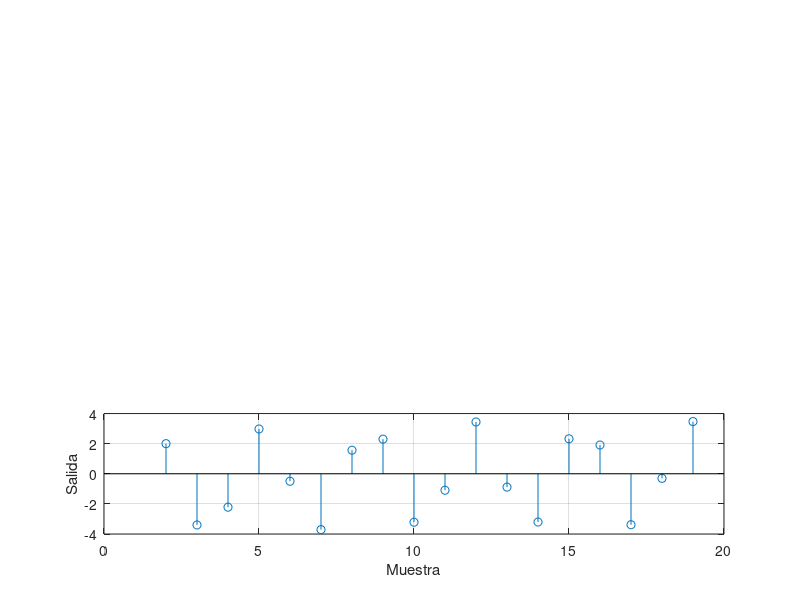

This figure's MATLAB source:
%Mismo ejercicio que el archivo de 'segundo_filtro' con la excepción de que
%no hay condiciones iniciales

y = zeros(1,20) %Vector para guardar y
y = [0 0 y] %Sin condiciones
n = [0:1:19] %Vector con los 20 valores de n
x = (0.8).^n %Senial x
x = [0 0 x] %Sin condiciones 
%Calculando resultados con un bucle for
for n=3:20
    y(n) = 2*x(n)-4*x(n-1)-0.5*y(n-1)-y(n-2)
end

n = [0:1:19] %Vector con los 20 valores de n
subplot (3, 1, 3) %Empezamos desde el indice 3 para no sobreescribir el segundo 
stem (n(3:20), y(3:20))
grid
ylabel ('Salida')
xlabel ('Muestra') %Salida de Y